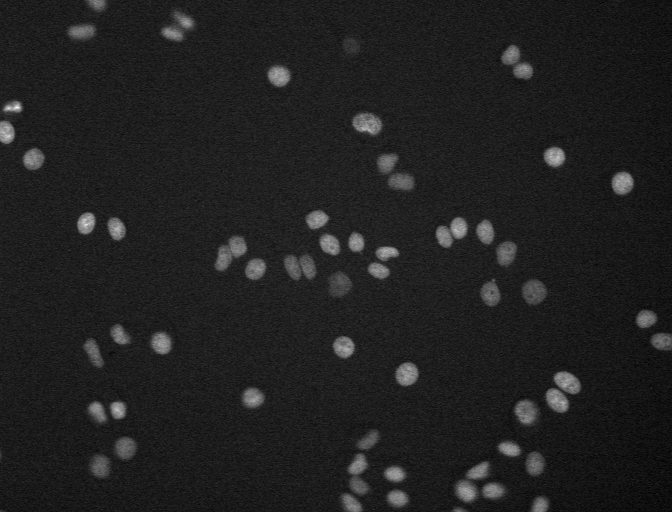
%> input picture code/preprocessing/CellTracer/examples/DCellIQ/051606_HeLaMCF10A_DMSOR7Noc-1_013.tif, 672 x 512 px
$ octave --eval "result = GetROI(imread('../CellTracer/examples/DCellIQ/051606_HeLaMCF10A_DMSOR7Noc-1_013.tif'));"   (GNU Octave 9; MATLAB toolbox functions it lacks are replaced by stand-ins)
%> lines starting %> are read from the running program, lines starting %| are printed output that depends on the picture; in (x1, y1, x2, y2) boxes, pixels count from 0 and x2, y2 are one past the last pixel; in counts of white or black regions, pixels touching at a corner belong together; the program's own positions count from 1
function Out = GetROI(In)
BWs=edge(In, 'prewitt');
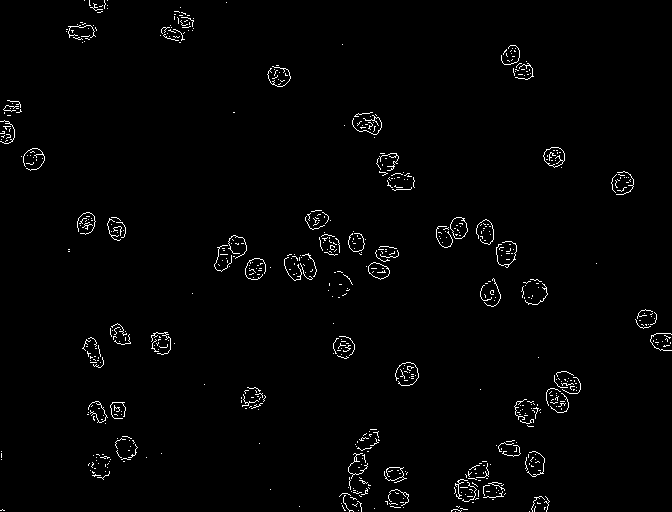
%> BWs: size 512x672 logical; 1.6% white in thin lines or dots
se90=strel('line', 3, 90);
se0=strel('line', 3, 0);
BWsdil=imdilate(BWs, [se90 se0]);
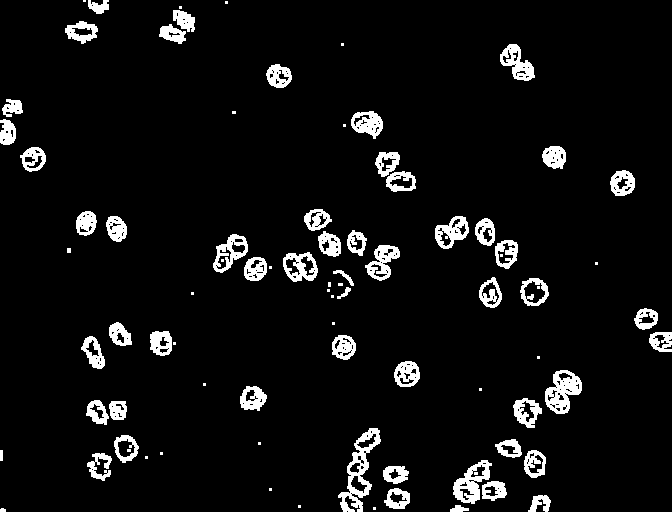
%> BWsdil: size 512x672 logical; 6.2% white; 85 white regions (29 under 20 px), largest, box (x1, y1, x2, y2) and area: (338, 428, 381, 512) 1171, (545, 370, 582, 414) 914, (453, 460, 492, 504) 788
BWdfill=imfill(BWsdil,'holes');
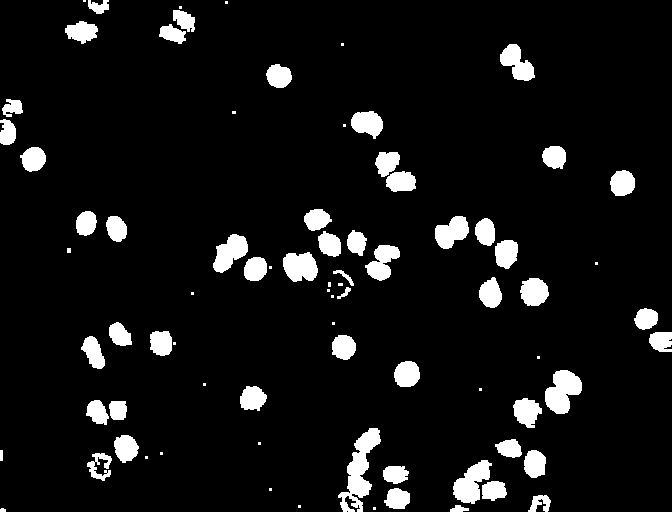
%> BWdfill: size 512x672 logical; 7.6% white; 80 white regions (24 under 20 px), largest, box (x1, y1, x2, y2) and area: (338, 428, 381, 512) 1500, (545, 370, 582, 414) 1074, (453, 460, 492, 504) 955

[labeled, nObjects] = bwlabel(BWdfill);
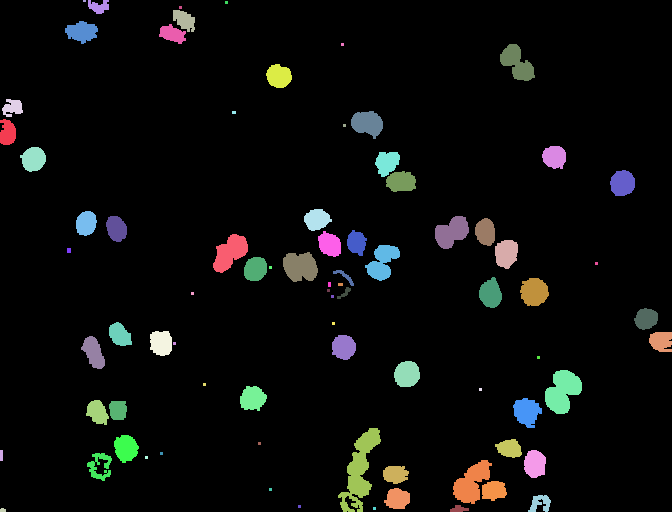
%> labeled: size 512x672 double; 81 distinct labels, from 0 to 80; one colour per label, 0 black
%> nObjects = 80

nCells=0;
for n=1:nObjects
    pixels=find(labeled==n);
    len=length(pixels);
    if len<20
        labeled(pixels)=0;
    else
        nCells=nCells+1;
        labeled(pixels)=nCells;
        CellPixels{nCells}=pixels;
        nPixels{nCells}=len;
    end
end
%> this loop made 80 passes
%> len on passes 1, 2, 3, 4, 5, 6, 7, 8, 9, 11, 12, 13: 334, 33, 21, 253, 479, 504, 20, 414, 481, 387, 347, 193
%> (pixels, len) on pass 10: ([42497; 42498; 43009; 43010; 43521; 43522], 6)
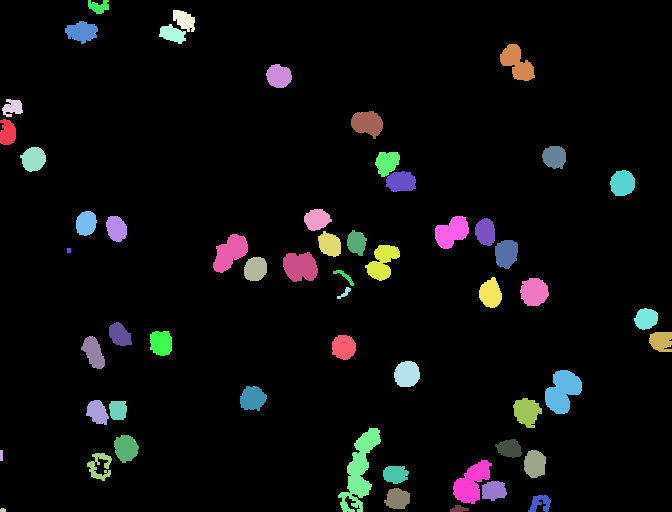
%> labeled: size 512x672 double; 57 distinct labels, from 0 to 56; one colour per label, 0 black
%> after the loop, CellPixels = 56 items; nCells = 56; nPixels = 56 items

Out.nCells=nCells;
%> Out.nCells = 56
Out.labeled=labeled;
Out.CellPixels=CellPixels;
%> Out.CellPixels = 56 items
Out.nPixels=nPixels;
%> Out.nPixels = 56 items
%> `result = GetROI(imread('../CellTracer/examples/DCellIQ/051606_HeLaMCF1..`: result = {nCells 56}
